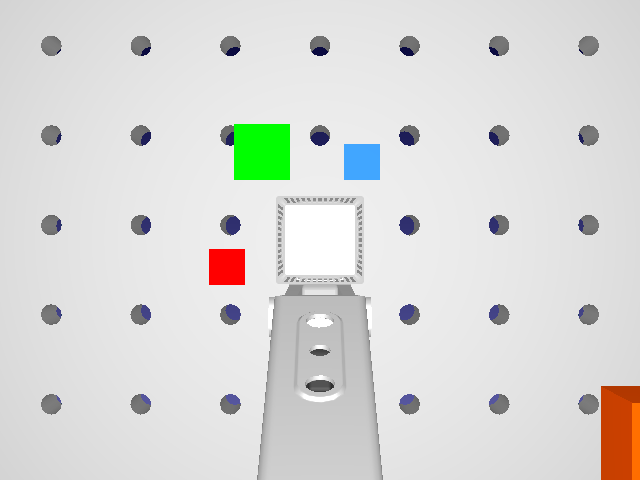
#> input picture images/task-b1-result.png, 640 x 480 px
$ python task-b2.py
#> lines starting #> are read from the running program, lines starting #| are printed output that depends on the picture
import cv2
from datetime import date

# Load RoboDK snapshot
img = cv2.imread("images/task-b1-result.png")
#> img is the input picture: shape (480, 640, 3); mean B, G, R 215.8, 218.3, 218

if img is None:
    print("Error: Image not found")
    exit()

# Print image shape
print("Image shape (H, W, C):", img.shape)
#| Image shape (H, W, C): (480, 640, 3)

# 🔴 Red square annotation
cv2.rectangle(
    img,
    (236, 124),     # top-left
    (287, 176),     # bottom-right
    (255, 0, 0),    # red color (BGR)
    2
)

cv2.putText(
    img,
    "Green Tile",
    (225, 115),
    cv2.FONT_HERSHEY_SIMPLEX,
    0.6,
    (0, 0, 255),
    2
)

# 🔵 Blue square annotation
cv2.rectangle(
    img,
    (347, 145),     # top-left
    (379, 178),     # bottom-right
    (0, 0, 255),    # blue color (BGR)
    2
)

cv2.putText(
    img,
    "Blue Part",
    (385, 180),
    cv2.FONT_HERSHEY_SIMPLEX,
    0.6,
    (255, 0, 0),
    2
)

# ✍ Name and date
text = "Abhishek KC - " + str(date.today())
cv2.putText(
    img,
    text,
    (10, 30),
    cv2.FONT_HERSHEY_SIMPLEX,
    0.7,
    (0, 0, 255),
    2
)
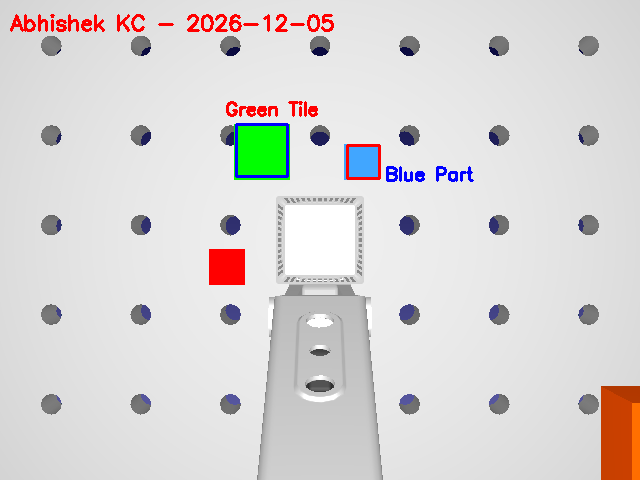
#> img: shape (480, 640, 3); mean B, G, R 214.1, 215.1, 218

# Save and show result
cv2.imwrite("task-b2-result.png", img)
cv2.imshow("Annotated RoboDK Image", img)
cv2.waitKey(0)
cv2.destroyAllWindows()
